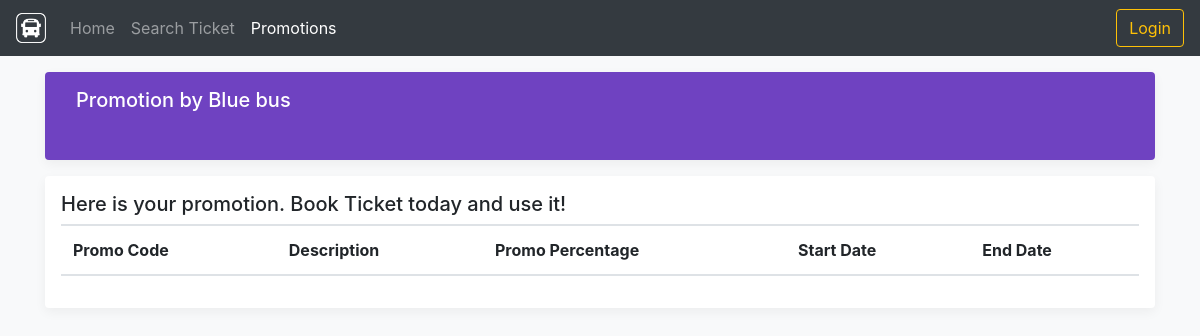
Page /promotion.php on the earlier database version.
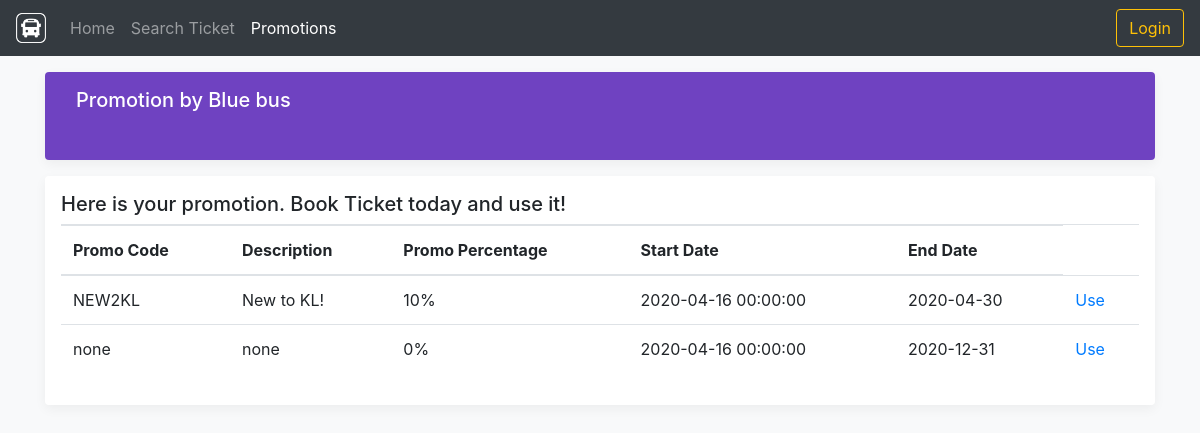
Same page on the later database version.
### tables this page shows
CREATE TABLE promo_code (
  PromoCode varchar(50) NOT NULL PRIMARY KEY,
  ScheduleNo varchar(50) NOT NULL,
  PromoCodeDescription varchar(50) NOT NULL,
  PromoPercentage int NOT NULL,
  PromoCodeEndTimestamp date NOT NULL,
  FOREIGN KEY (ScheduleNo) REFERENCES bus_schedule(ScheduleNo),
  PromoCodeStartTimestamp timestamp NOT NULL DEFAULT current_timestamp() ON UPDATE current_timestamp()
);

### promotion.php (the view, shortened to what this page needs)
<?php
    require("loginheader.php");
    $promo = mysqli_query($con,"SELECT * FROM promo_code");
?>
<!doctype html>
<html lang="en">
  <head>
    <link rel="stylesheet" href="https://maxcdn.bootstrapcdn.com/bootstrap/4.0.0/css/bootstrap.min.css">
    <link href="css/offcanvas.css" rel="stylesheet">
    <link href="https://unpkg.com/aos@2.3.1/dist/aos.css" rel="stylesheet">
  </head>
  <body class="bg-light">
  <header>
      <nav class="navbar navbar-expand-md navbar-dark bg-dark fixed-top">
        <a class="navbar-brand" href="index.php">
    <img src="images/logo_white.png" width="30" height="30" class="d-inline-block align-top" alt="">
  </a>
        <div class="collapse navbar-collapse" id="navbarCollapse">
          <ul class="navbar-nav mr-auto">
            <li class="nav-item">
              <a class="nav-link" href="index.php">Home <span class="sr-only">(current)</span></a>
            </li>
            <li class="nav-item">
              <a class="nav-link" href="searchbus.php">Search Ticket</a>
            </li>
            <li class="nav-item active">
              <a class="nav-link" href="promotion.php">Promotions</a>
            </li>
          </ul>
            <?php
            if(isset($_SESSION['id']))
            {
          echo '<form class="form-inline"><div class="collapse navbar-collapse" id="navbarNavDropdown">
          <ul class="navbar-nav">
            <li class="nav-item dropdown">
              <a class="nav-link dropdown-toggle" href="#" id="navbarDropdownMenuLink" role="button" data-toggle="dropdown" aria-haspopup="true" aria-expanded="false">';
                echo $myFirstName." ".$myLastName;
              echo '</a>
              <div class="dropdown-menu dropdown-menu-right" aria-labelledby="navbarDropdownMenuLink">
                <a class="dropdown-item" href="managebooking.php">Manage Booking</a>
                <a class="dropdown-item" href="setting.php">Setting</a>
                <a class="dropdown-item" href="logout.php">Logout</a>
              </div>
            </li>
          </ul>
        </div></form>';
            }
            else
            {
              echo '<form class="form-inline mt-2 mt-md-0" action="login.php">
              <button type="submit" class="btn btn-outline-warning my-2 my-sm-0">Login</button>
              </form>';
            }
            ?>
        </div>
      </nav>
    </header>
    <main role="main" class="container">
      <div data-aos="zoom-out">
       <div class="container p-3 my-3 bg-purple rounded box-shadow">
         <form action="search.inc.php" method="get">
           <div class="form-row  col-md-12">
            <div class="form-group col-md-4 text-left">
              <label for="desctiption"  style="color:white;"><h5>Promotion by Blue bus</h5></label>
            </div>
          </div>
        </form>
       </div>
      </div>
      <div data-aos="fade-left" data-aos-duration="2000">
        <div class="my-3 p-3 bg-white rounded box-shadow">
           <h5 class="border-bottom border-gray pb-2 mb-0">Here is your promotion. Book Ticket today and use it! </h5>
             <table class="table table-hover">
              <thead>
               <tr>
                 <th scope="col">Promo Code</th>
                 <th scope="col">Description</th>
                 <th scope="col">Promo Percentage</th>
                 <th scope="col">Start Date</th>
                 <th scope="col">End Date</th>
                </tr>
              </thead>
           <tbody>
            <?php
               while($row = mysqli_fetch_array($promo))
               {
               echo "<tr>";
               echo "<td>";
               echo $row['PromoCode'];
               echo "</td>";
               echo "<td>";
               echo $row['PromoCodeDescription'];
               echo "</td>";
               echo "<td>";
               echo $row['PromoPercentage']."%";
               echo "</td>";
               echo "<td>";
               echo $row['PromoCodeStartTimestamp'];
               echo "</td>";
               echo "<td>";
               echo $row['PromoCodeEndTimestamp'];
               echo "</td>";
               echo "<td><a href='searchbus.php?promocode=".$row['PromoCode'];
               echo "'>Use</a></td></tr>";
              }
            ?>
           </tbody>
        </table>
       </div>
     </div>
   </main>
  </body>
</html>

### css/offcanvas.css (style rules this page uses)
html, body { overflow-x: hidden; }
body { padding-top: 56px; }
.bg-purple { background-color: var(--purple); }
.border-bottom { border-bottom: 1px solid #e5e5e5; }
.box-shadow { box-shadow: 0 .25rem .75rem rgba(0, 0, 0, .05); }

Differences in the rows shown:
added promo_code: PromoCode "NEW2KL", PromoCodeDescription "New to KL!", PromoPercentage "10", PromoCodeStartTimestamp "2020-04-16 00:00:00", PromoCodeEndTimestamp "2020-04-30"
added promo_code: PromoCode "none", PromoCodeDescription "none", PromoPercentage "0", PromoCodeStartTimestamp "2020-04-16 00:00:00", PromoCodeEndTimestamp "2020-12-31"
